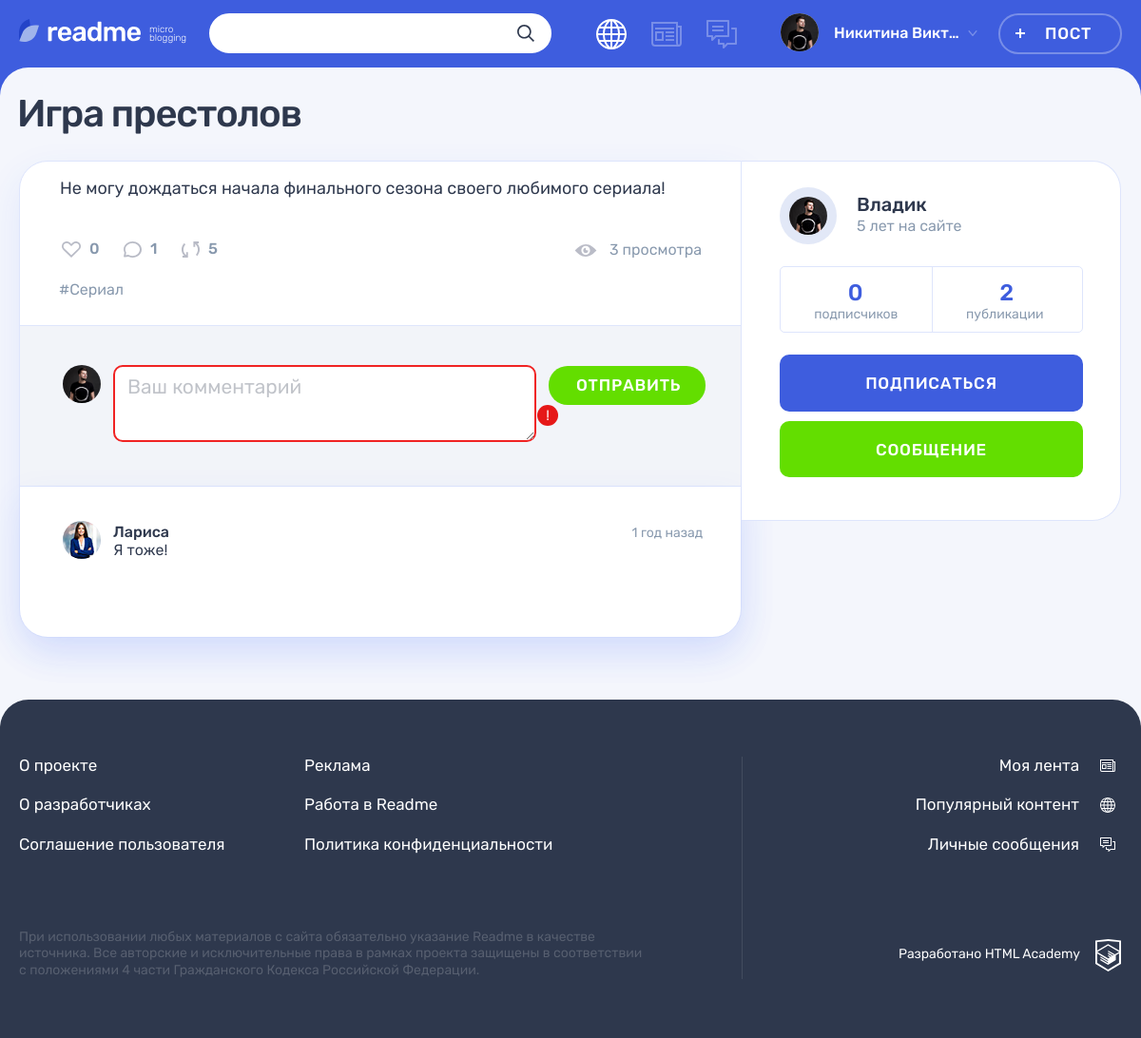
/post.php?post_id=2, run on the app's committed database.
### tables this page shows
CREATE TABLE IF NOT EXISTS post (
	id INT AUTO_INCREMENT PRIMARY KEY,
	dt_add DATETIME DEFAULT CURRENT_TIMESTAMP,
	p_title VARCHAR(255) NOT NULL,
	p_content TEXT,
	author VARCHAR(128) COMMENT 'Автор цитаты: задаётся пользователем',
	p_img VARCHAR(255) COMMENT 'Изображение: ссылка на сохранённый файл изображения',
	p_video VARCHAR(255) COMMENT 'Видео: ссылка на видео с youtube',
	p_link VARCHAR(255) COMMENT 'Ссылка: ссылка на сайт, задаётся пользователем;',
	user_id INT NOT NULL COMMENT 'Автор поста. Поле связи с user.id',
	category_id INT NOT NULL COMMENT 'Контент/категория поста. Поле связи с category.id',
	view_count INT UNSIGNED DEFAULT 0,
	FOREIGN KEY (user_id) REFERENCES user (id),
	FOREIGN KEY (category_id) REFERENCES category (id)
) COMMENT 'Посты';

CREATE TABLE IF NOT EXISTS hashtag (
	id INT AUTO_INCREMENT PRIMARY KEY,
	h_name VARCHAR(128) NOT NULL UNIQUE
) COMMENT 'Хештеги';

CREATE TABLE IF NOT EXISTS comment (
	id INT  AUTO_INCREMENT PRIMARY KEY,
	dt_add DATETIME DEFAULT CURRENT_TIMESTAMP,
	c_content TEXT NOT NULL,
	user_id INT NOT NULL COMMENT 'Автор комментария. Поле связи с user.id',
	post_id INT NOT NULL COMMENT 'id поста с этим комментарием. Поле связи с post.id',
	FOREIGN KEY (user_id) REFERENCES user (id),
	FOREIGN KEY (post_id) REFERENCES post (id)
) COMMENT 'Комментарии к постам';

CREATE TABLE IF NOT EXISTS user (
	id INT AUTO_INCREMENT PRIMARY KEY,
	dt_add DATETIME DEFAULT CURRENT_TIMESTAMP,
	email VARCHAR(128) NOT NULL UNIQUE,
	login VARCHAR(50) NOT NULL,
	password VARCHAR(255) NOT NULL,
	avatar VARCHAR(255)
) COMMENT 'Зарегистрированные пользователи';

### helpers.php (called while the page is built, shortened)
<?php
function get_noun_plural_form(int $number, string $one, string $two, string $many): string
{
    $number = (int)$number;
    $mod10 = $number % 10;
    $mod100 = $number % 100;
    switch (true) {
        case ($mod10 === 1):
            return $one;
        case ($mod10 >= 2 && $mod10 <= 4):
            return $two;
        default:
            return $many;
    }
}
function include_template($name, array $data = [])
{
    $name = 'templates/' . $name;
    extract($data);
    require $name;
    $result = ob_get_clean();
    return $result;
}

### functions.php (called while the page is built, shortened)
<?php
function get_interval ($date, $is_ago = false) {
    $cur_date = date_create("now");
    $date = date_create($date);
    $date_string = $date->format(DATE_FORMAT_ORIGINAL);
    $cur_date_string = $cur_date->format(DATE_FORMAT_ORIGINAL);
    $diff = date_diff($date, $cur_date);
    $days = $diff->days;
    $days_in_week = 7;
    $days_in_5weeks = 35;
    $days_in_year = 365;
    if ($cur_date_string > $date_string) {
        if ($days < 1) {
            $hours = $diff->h;
            if (1 <= $hours) {
                $time_count = $hours . " час" . get_noun_plural_form($hours, '', 'а', 'ов');
            } else {
                $minuts = $diff->i;
                $time_count = $minuts . " минут" . get_noun_plural_form($minuts, 'у', 'ы', '');
            }
        } elseif ($days >= 1) {
            if ($days < $days_in_week) {
                $time_count = $days . " " . get_noun_plural_form($days, 'день', 'дня', 'дней');
            } elseif ($days_in_week <= $days and $days < $days_in_5weeks) {
                $weeks = floor($days / $days_in_week);
                $time_count = $weeks . " недел" . get_noun_plural_form($weeks, 'ю', 'и', 'ь');
            } elseif ($days_in_5weeks <= $days and $days < $days_in_year) {
                $months = $diff->m;
                $time_count = $months . " месяц" . get_noun_plural_form($months, '', 'а', 'ев');
            } elseif ($days_in_year <= $days) {
                $years = $diff->y;
                $time_count = $years . " " . get_noun_plural_form($years, 'год', 'года', 'лет');
            }
        }
        if ($is_ago) {
            $time_count .= " назад";
        }
    } elseif ($cur_date_string === $date_string) {
        $time_count = "только что";
    } else {
        $time_count = $date_string . " - дата в будущем";
    }
    return $time_count;
}
function get_result ($db_link, $query, $mode = 2) {
    $result = mysqli_query($db_link, $query);
    $rows = mysqli_num_rows($result);
    if ($rows) {
        if ($mode === 1) {
            $array = mysqli_fetch_array($result);
            $array = $array[0];
        } elseif ($mode === 2) {
            $array = mysqli_fetch_all($result, MYSQLI_ASSOC);
        } elseif ($mode === 3) {
            $array = mysqli_fetch_assoc($result);
        } elseif ($mode === 4) {
            $array = mysqli_fetch_all($result);
            $array = array_column($array, 0);
        } else {
            exit('Неверный mode');
        }
    } else {
        $array = [];
    }
    return $array;
}
function get_number ($db_link, $table, $condition) {
    $query = '
        SELECT COUNT(id)
        FROM ' . $table . '
        WHERE '. $condition;
    $number = get_result($db_link, $query, 1);
    return $number;
}

### templates/posting.php (the view, shortened to what this page needs)
<main class="page__main page__main--publication">
	<div class="container">
		<h1 class="page__title page__title--publication"><?= $post['p_title']; ?></h1>
		<section class="post-details">
			<div class="post-details__wrapper post-<?= $post['category']; ?>">
				<div class="post-details__main-block post post--details">
					<?php require_once $post_type; ?>
					<div class="post__indicators">
						<div class="post__buttons">
							<a class="post__indicator post__indicator--likes button" href="#" title="Лайк">
    							<svg class="post__indicator-icon" width="20" height="17"><use xlink:href="#icon-heart"></use></svg>
    							<span><?= $arr_num['likes_count']; ?></span> <span class="visually-hidden">количество лайков</span>
							</a>
							<a class="post__indicator post__indicator--comments button" href="<?= $last_comment_href; ?>" title="Комментарии">
								<svg class="post__indicator-icon" width="19" height="17"><use xlink:href="#icon-comment"></use></svg>
								<span><?= $arr_num['comments_count']; ?></span>
							</a>
							<a class="post__indicator post__indicator--repost button" href="#" title="Репост">
								<svg class="post__indicator-icon" width="19" height="17"><use xlink:href="#icon-repost"></use></svg>
								<span>5</span>
							</a>
						</div>
						<span class="post__view"><?php echo $post['view_count'] . ' ' .  $view_word ?></span>
					</div>
					<?php if ($hashtags): ?>
					<ul class="post__tags">
						<?php foreach ($hashtags as $hashtag): ?>
						<li><a href="#">#<?= $hashtag; ?></a></li>
						<?php endforeach; ?>
					</ul>
					<?php endif; ?>
					<div class="comments">
    					<form class="comments__form form" action="#" method="post">
    						<div class="comments__my-avatar">
    							<img class="comments__picture" src="img/userpic-medium.jpg" alt="Аватар пользователя">
    						</div>
    						<div class="form__input-section form__input-section--error">
    							<textarea class="comments__textarea form__textarea form__input" placeholder="Ваш комментарий"></textarea>
    							<button class="form__error-button button" type="button">!</button>
    						</div>
    						<button class="comments__submit button button--green" type="submit">Отправить</button>
    					</form>
    					<?php if ($comments): ?>
    					<div class="comments__list-wrapper">
    						<ul class="comments__list">
            					<?php foreach ($comments as $comment): ?>
    							<li class="comments__item user" id="last_comment_id_<?= $comment['id']; ?>">
    								<div class="comments__avatar">
    									<a class="user__avatar-link" href="#"><img class="comments__picture" src="img/<?= $comment['avatar']; ?>" alt="Аватар пользователя"></a>
    								</div>
    								<div class="comments__info">
    									<div class="comments__name-wrapper">
    										<a class="comments__user-name" href="#"><span><?= $comment['login']; ?></span></a>
    										<time class="comments__time" datetime="<?= $comment['comment_date_title']; ?>"><?= $comment['comment_interval']; ?></time>
    									</div>
    									<p class="comments__text"><?= $comment['c_content']; ?></p>
    								</div>
    							</li>
    							<?php endforeach; ?>
    						</ul>
    					</div>
    					<?php endif; ?>
					</div>
				</div>
    			<div class="post-details__user user">
    				<div class="post-details__user-info user__info">
    					<div class="post-details__avatar user__avatar">
    						<a class="post-details__avatar-link user__avatar-link" href="#">
    							<img class="post-details__picture user__picture" src="img/<?= $post['avatar']; ?>" alt="Аватар пользователя">
    						</a>
    					</div>
    					<div class="post-details__name-wrapper user__name-wrapper">
    						<a class="post-details__name user__name" href="#"> <span><?= $post['login']; ?></span></a>
    						<time class="post-details__time user__time" datetime="<?= $post['date_user_title']; ?>"><?= $post['date_user_interval']; ?> на сайте</time>
    					</div>
    				</div>
    				<div class="post-details__rating user__rating">
    					<p class="post-details__rating-item user__rating-item user__rating-item--subscribers">
    						<span class="post-details__rating-amount user__rating-amount"><?= $arr_num['followers_count']; ?></span>
    						<span class="post-details__rating-text user__rating-text"><?= $followers_word; ?></span>
    					</p>
    					<p class="post-details__rating-item user__rating-item user__rating-item--publications">
    						<span class="post-details__rating-amount user__rating-amount"><?= $arr_num['posts_count']; ?></span>
    						<span class="post-details__rating-text user__rating-text"><?= $posts_word; ?></span>
    					</p>
    				</div>
    				<div class="post-details__user-buttons user__buttons">
    					<button class="user__button user__button--subscription button button--main" type="button">Подписаться</button>
    					<a class="user__button user__button--writing button button--green" href="#">Сообщение</a>
    				</div>
    			</div>
			</div>
		</section>
	</div>
</main>

### templates/post-text.php
<div class="post-details__image-wrapper post-text">
  <div class="post__main">
    <p><?= $post['p_content']; ?></p>
  </div>
</div>

### data on the page
post: p_title "Игра престолов", p_content "Не могу дождаться начала финального сезона своего любимого сериала!", view_count "3", user.avatar (picture), user.login "Владик"
hashtag: h_name "Сериал"
comment: user.avatar (picture), user.login "Лариса", comment_interval "1 год назад", c_content "Я тоже!"

### other printed values
$user_name "Никитина Викт…"
$arr_num['likes_count'] "0"
$arr_num['comments_count'] "1"
$view_word "просмотра"
$post['date_user_interval'] "5 лет"
$arr_num['followers_count'] "0"
$followers_word "подписчиков"
$arr_num['posts_count'] "2"
$posts_word "публикации"
